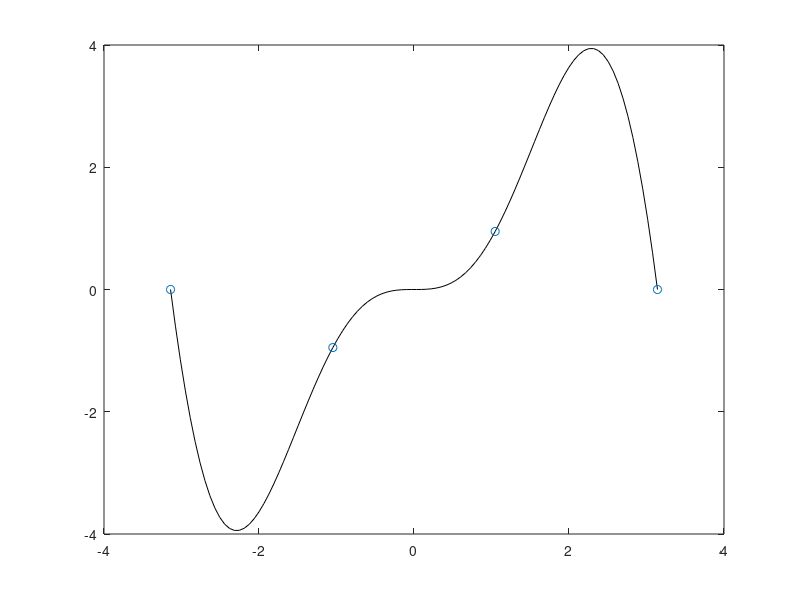

Reproduce this figure in MATLAB. (Note: this script raises an error after producing the figure.)
clc
clear all

f = @(x) x.^2.*sin(x);
x = linspace(-pi, pi, 100);
fX = f(x);
plot(x, fX, 'black'), hold on

x = linspace(-pi, pi, 4);
fX = f(x);
scatter(x, fX, 'black')

p = NANSLib.lagrangeInterp(x, fX)

x = linspace(min(x), max(x), 100);
pX = polyval(p, x);
plot(x, pX, 'red'), hold off